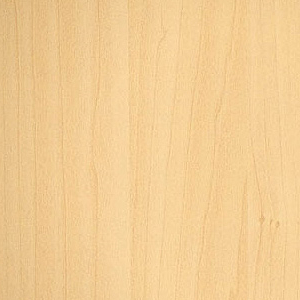
%> input picture image (1).jpg, 300 x 300 px
$ octave Texture.m   (GNU Octave 9; MATLAB toolbox functions it lacks are replaced by stand-ins)
%> lines starting %> are read from the running program, lines starting %| are printed output that depends on the picture
### statxture.m
function t = statxture(f, scale)
%STATXTURE Computes statistical measures of texture in an image.
%   T = STATXURE(F, SCALE) computes six measures of texture from an
%   image (region) F. Parameter SCALE is a 6-dim row vector whose
%   elements multiply the 6 corresponding elements of T for scaling
%   purposes. If SCALE is not provided it defaults to all 1s.  The
%   output T is 6-by-1 vector with the following elements:
%     T(1) = Average gray level
%     T(2) = Average contrast
%     T(3) = Measure of smoothness
%     T(4) = Third moment
%     T(5) = Measure of uniformity
%     T(6) = Entropy

%   Copyright 2002-2004 R. C. Gonzalez, R. E. Woods, & S. L. Eddins
%   Digital Image Processing Using MATLAB, Prentice-Hall, 2004
%   $Revision: 1.5 $  $Date: 2004/11/04 22:33:43 $

if nargin == 1
   scale(1:6) = 1;
else % Make sure it's a row vector.
   scale = scale(:)';
end

% Obtain histogram and normalize it.
p = imhist(f);
p = p./numel(f);
L = length(p);

% Compute the three moments. We need the unnormalized ones
% from function statmoments. These are in vector mu.
[v, mu] = statmoments(p, 3);

% Compute the six texture measures:
% Average gray level.
t(1) = mu(1);
% Standard deviation.
t(2) = mu(2).^0.5;
% Smoothness.
% First normalize the variance to [0 1] by
% dividing it by (L-1)^2.
varn = mu(2)/(L - 1)^2;
t(3) = 1 - 1/(1 + varn);
% Third moment (normalized by (L - 1)^2 also).
t(4) = mu(3)/(L - 1)^2;
% Uniformity.
t(5) = sum(p.^2);
% Entropy.
t(6) = -sum(p.*(log2(p + eps)));

% Scale the values.
t = t.*scale;

### statmoments.m
function [v, unv] = statmoments(p,  n)
%STATMOMENTS Computes statistical central moments of image histogram.
%   [W, UNV] = STATMOMENTS(P, N) computes up to the Nth statistical
%   central moment of a histogram whose components are in vector
%   P. The length of P must equal 256 or 65536.
%
%   The program outputs a vector V with V(1) = mean, V(2) = variance,
%   V(3) = 3rd moment, . . . V(N) = Nth central moment. The random
%   variable values are normalized to the range [0, 1], so all
%   moments also are in this range.
%
%   The program also outputs a vector UNV containing the same moments
%   as V, but using un-normalized random variable values (e.g., 0 to
%   255 if length(P) = 2^8). For example, if length(P) = 256 and V(1)
%   = 0.5, then UNV(1) would have the value UNV(1) = 127.5 (half of
%   the [0 255] range).

%   Copyright 2002-2004 R. C. Gonzalez, R. E. Woods, & S. L. Eddins
%   Digital Image Processing Using MATLAB, Prentice-Hall, 2004
%   $Revision: 1.3 $  $Date: 2003/05/24 22:43:02 $

Lp = length(p);
if (Lp ~= 256) & (Lp ~= 65536)
   error('P must be a 256- or 65536-element vector.');
end
G = Lp - 1;

% Make sure the histogram has unit area, and convert it to a
% column vector.
p = p/sum(p); p = p(:);

% Form a vector of all the possible values of the
% random variable.
z = 0:G;

% Now normalize the z's to the range [0, 1].
z = z./G;

% The mean.
m = z*p;

% Center random variables about the mean.
z = z - m;

% Compute the central moments.
v = zeros(1, n);
v(1) = m;
for j = 2:n
   v(j) = (z.^j)*p;
end

if nargout > 1
   % Compute the uncentralized moments.
   unv = zeros(1, n);
   unv(1)=m.*G;
   for j = 2:n
      unv(j) = ((z*G).^j)*p;
   end
end

### Texture.m
clear;
clc;

[name pth]=uigetfile('*.jpg*', 'selectfile');
%> the answer given: image (1).jpg
image=imread([pth name]);
%> image is the input picture: size 300x300x3 uint8; mean R, G, B 241.9, 204.7, 148.9
image=rgb2gray(image);
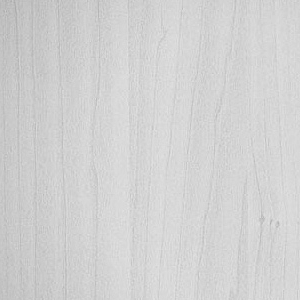
%> image: size 300x300 uint8; min 170, max 228, mean 209.4
image=imresize(image,[200 200]);
%> image: size 200x200 uint8

t_img=statxture(image);
%> in statxture, `p = imhist(f);`: p = 256 values, max 3153 at index 214, min 0 at index 1, mean 156.2
%> in statxture, `p = p./numel(f);`: p = 256 values, max 0.0788 at index 214, min 0 at index 1, mean 0.00391
%> in statmoments, `m = z*p;`: m = 0.821
%> in statmoments, `z = z - m;`: z = 256 values from -0.821 to 0.179
%> after the loop in statmoments, `for j = 2:n`: v = [0.821 0.000636 -1.47e-05]
%> after the loop in statmoments, `for j = 2:n`: unv = [209.4 41.35 -243.2]
%> in statxture, `[v, mu] = statmoments(p, 3);`: v = [0.821 0.000636 -1.47e-05]; mu = [209.4 41.35 -243.2]
%> in statxture, `varn = mu(2)/(L - 1)^2;`: varn = 0.000636
%> in statxture, `t = t.*scale;`: t = [209.4 6.43 0.000636 -0.00374 0.0506 4.57]
%> t_img = [209.4 6.43 0.000636 -0.00374 0.0506 4.57]
t_img=t_img(:);
%> t_img = [209.4; 6.43; 0.000636; -0.00374; 0.0506; 4.57]

v2=0;
for i=1:3
%> (the run ends here)

$ run again, on image (2).jpg
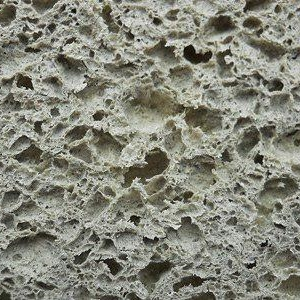
%> input picture image (2).jpg, 300 x 300 px
%> image is the input picture: size 300x300x3 uint8; mean R, G, B 134.1, 134.9, 122.4
%> `image=rgb2gray(image);`:
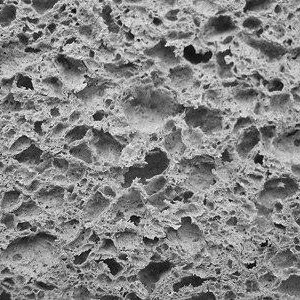
%> image: size 300x300 uint8; min 0, max 255, mean 133.3
%> `image=imresize(image,[200 200]);`:
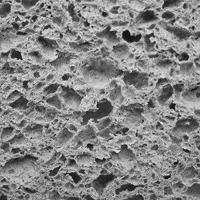
%> image: size 200x200 uint8; min 8, max 236, mean 133.2
%> in statxture, `p = imhist(f);`: p = 256 values, max 382 at index 172, min 0 at index 1, mean 156.2
%> in statxture, `p = p./numel(f);`: p = 256 values, max 0.00955 at index 172, min 0 at index 1, mean 0.00391
%> m = 0.523
%> in statmoments, `z = z - m;`: z = 256 values from -0.523 to 0.477
%> after the loop in statmoments, `for j = 2:n`: v = [0.523 0.0298 -0.00197]
%> after the loop in statmoments, `for j = 2:n`: unv = [133.2 1938.7 -32711.2]
%> in statxture, `[v, mu] = statmoments(p, 3);`: v = [0.523 0.0298 -0.00197]; mu = [133.2 1938.7 -32711.2]
%> varn = 0.0298
%> t = [133.2 44.03 0.029 -0.503 0.00646 7.4]
%> `t_img=t_img(:);`: t_img = [133.2; 44.03; 0.029; -0.503; 0.00646; 7.4]

$ run again, on image (3).jpg
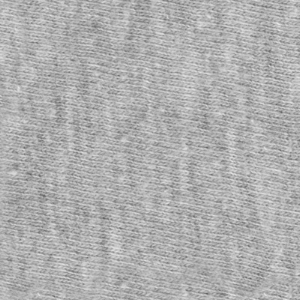
%> input picture image (3).jpg, 300 x 300 px
%> image is the input picture: size 300x300x3 uint8; min 98, max 232, mean 175.4
%> `image=imresize(image,[200 200]);`:
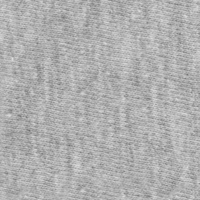
%> image: size 200x200 uint8; min 108, max 222, mean 175.4
%> in statxture, `p = imhist(f);`: p = 256 values, max 1187 at index 181, min 0 at index 1, mean 156.2
%> in statxture, `p = p./numel(f);`: p = 256 values, max 0.0297 at index 181, min 0 at index 1, mean 0.00391
%> m = 0.688
%> in statmoments, `z = z - m;`: z = 256 values from -0.688 to 0.312
%> after the loop in statmoments, `for j = 2:n`: v = [0.688 0.00288 -4.04e-05]
%> after the loop in statmoments, `for j = 2:n`: unv = [175.4 187.5 -670.5]
%> in statxture, `[v, mu] = statmoments(p, 3);`: v = [0.688 0.00288 -4.04e-05]; mu = [175.4 187.5 -670.5]
%> varn = 0.00288
%> t = [175.4 13.69 0.00287 -0.0103 0.0207 5.81]
%> `t_img=t_img(:);`: t_img = [175.4; 13.69; 0.00287; -0.0103; 0.0207; 5.81]

$ run again, on image (4).jpg
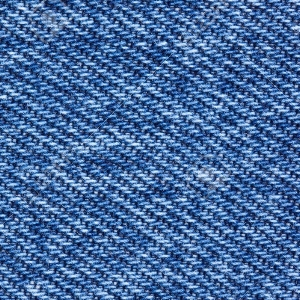
%> input picture image (4).jpg, 300 x 300 px
%> image is the input picture: size 300x300x3 uint8; mean R, G, B 69.4, 106.4, 157.7
%> `image=rgb2gray(image);`:
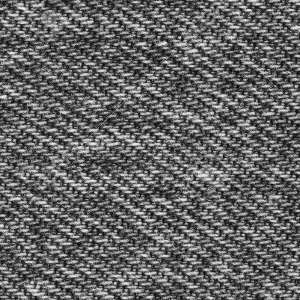
%> image: size 300x300 uint8; min 8, max 240, mean 101.2
%> `image=imresize(image,[200 200]);`:
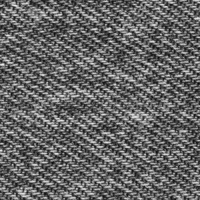
%> image: size 200x200 uint8; min 5, max 238, mean 101.2
%> in statxture, `p = imhist(f);`: p = 256 values, max 385 at index 75, min 0 at index 1, mean 156.2
%> in statxture, `p = p./numel(f);`: p = 256 values, max 0.00962 at index 75, min 0 at index 1, mean 0.00391
%> m = 0.397
%> in statmoments, `z = z - m;`: z = 256 values from -0.397 to 0.603
%> after the loop in statmoments, `for j = 2:n`: v = [0.397 0.0303 0.00231]
%> after the loop in statmoments, `for j = 2:n`: unv = [101.2 1968 38334.7]
%> in statxture, `[v, mu] = statmoments(p, 3);`: v = [0.397 0.0303 0.00231]; mu = [101.2 1968 38334.7]
%> varn = 0.0303
%> t = [101.2 44.36 0.0294 0.59 0.0064 7.43]
%> `t_img=t_img(:);`: t_img = [101.2; 44.36; 0.0294; 0.59; 0.0064; 7.43]
